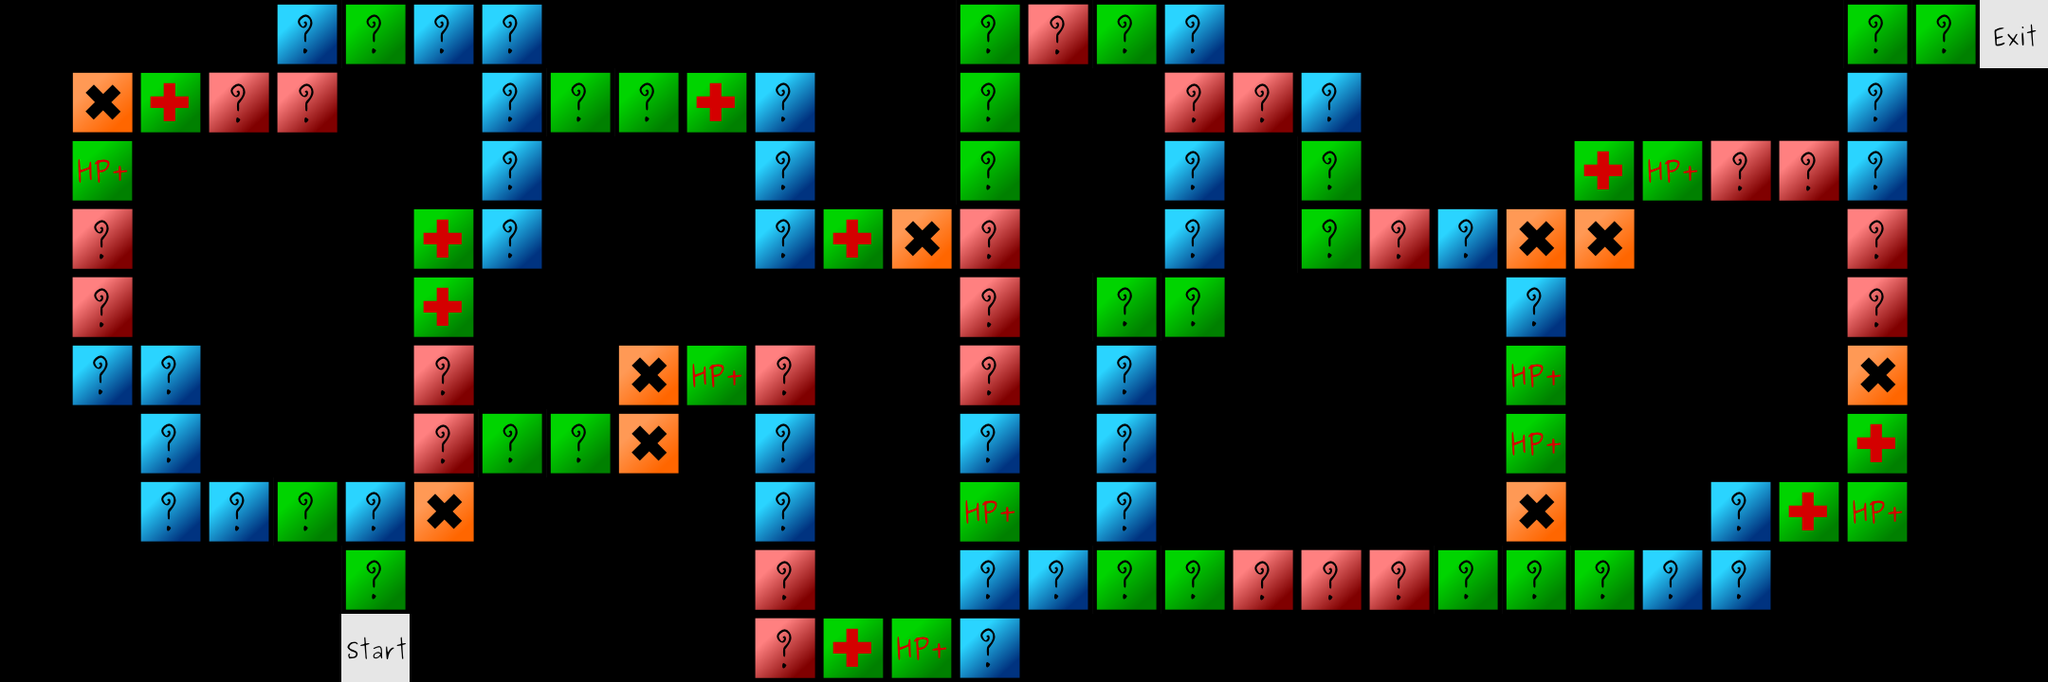

This is a level from a 2D game, rendered from its Tiled map with the project's own tilesets. A one-line summary and the map file follow, with tile-layer data summarised:
An orthogonal 30x10 tile map with 72x72 px tiles, 1 tile layer (Tile Layer 1).

<map version="1.0" orientation="orthogonal" width="30" height="10" tilewidth="72" tileheight="72">
 <tileset firstgid="1" name="tiles" tilewidth="72" tileheight="72">
  <image source="../gfx/tiles.png" width="720" height="720" />
  <tile id="0">
     <properties>
      <property name="type" value="start" />
     </properties>
    </tile>
    <tile id="1">
     <properties>
      <property name="type" value="exit" />
     </properties>
    </tile>
    <tile id="2">
     <properties>
      <property name="type" value="green" />
     </properties>
    </tile>
    <tile id="3">
     <properties>
      <property name="type" value="blue" />
     </properties>
    </tile>
    <tile id="4">
     <properties>
      <property name="type" value="red" />
     </properties>
    </tile>
    <tile id="10">
     <properties>
      <property name="type" value="HP_UP" />
     </properties>
    </tile>
    <tile id="11">
     <properties>
      <property name="type" value="HEALTH" />
     </properties>
    </tile>
    <tile id="12">
     <properties>
      <property name="type" value="damage" />
     </properties>
    </tile>
 </tileset>
 <layer name="Tile Layer 1" width="30" height="10">
  <data>[300 cells, 108 non-empty, 8 distinct tile ids]</data>
 </layer>
</map>